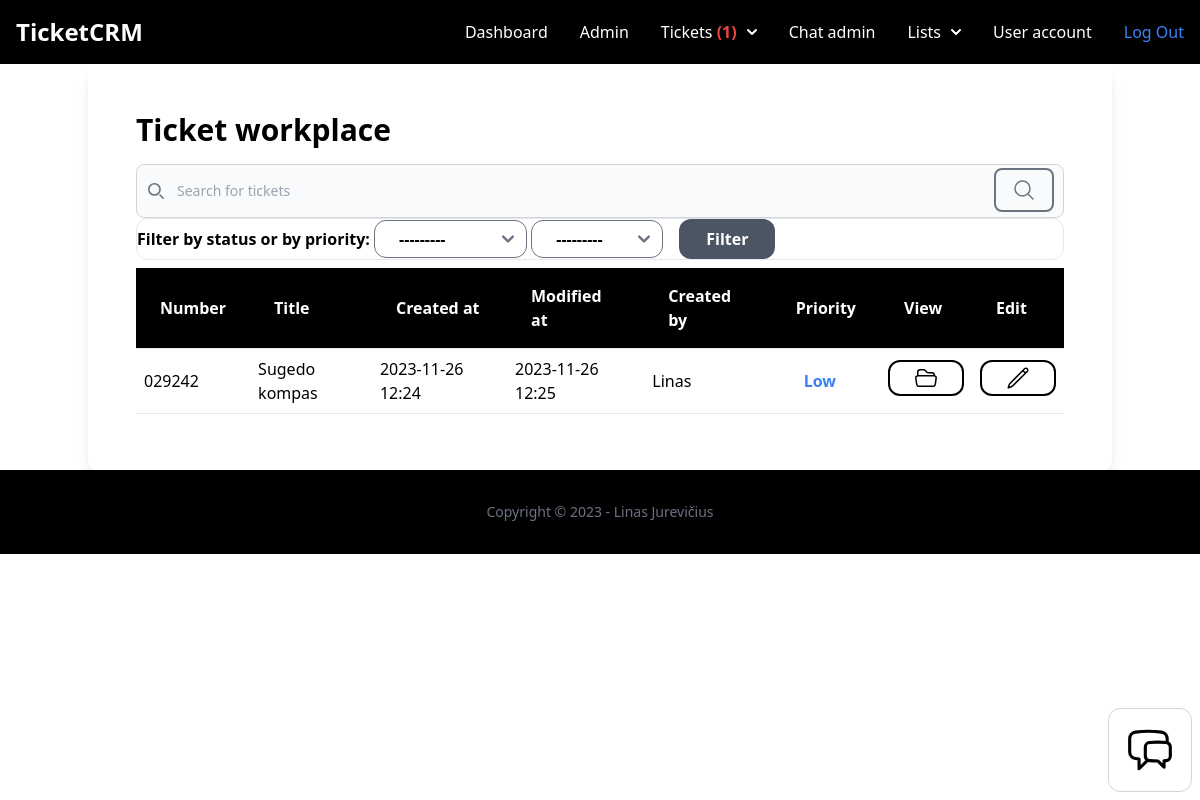
Before: /dashboard/tickets/workspace/ (signed in) with the older database file.
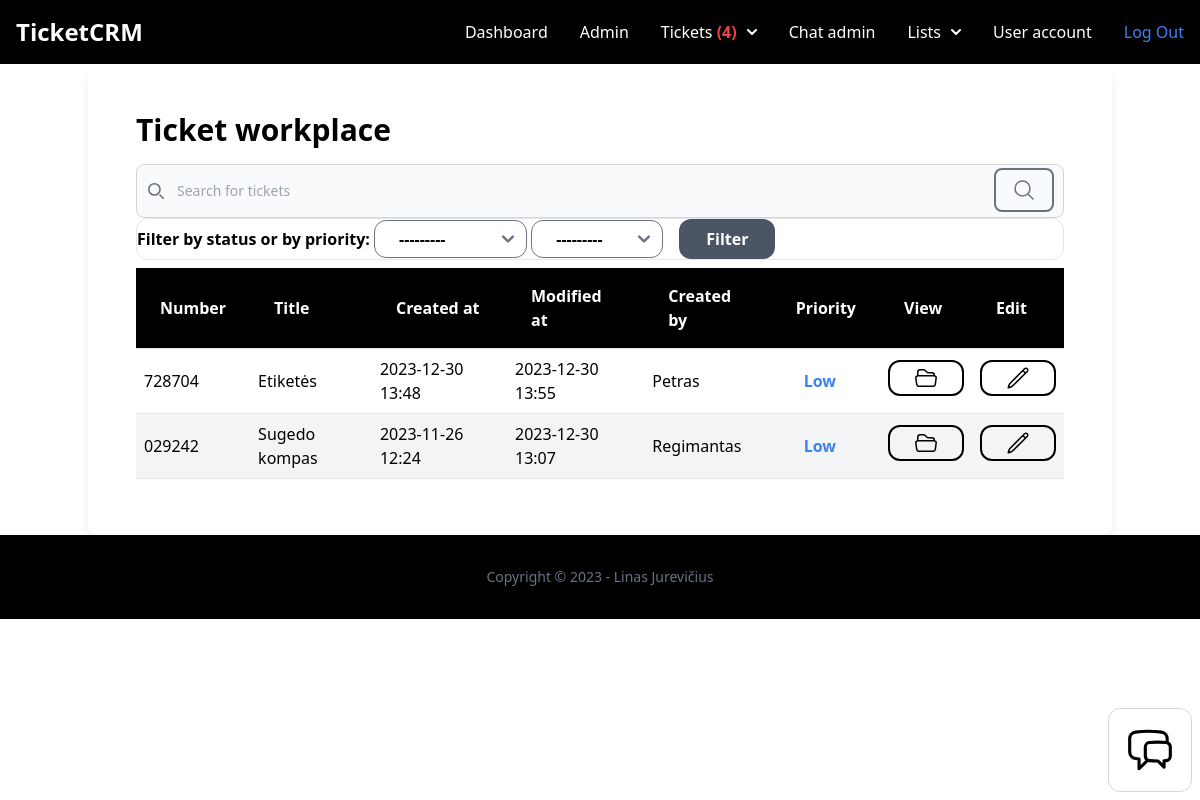
After: the same page with the newer database file.
### ticket/models.py (models this page shows, shortened)
class Ticket(models.Model):
    ACTIVE = 'active'
    COMPLETED = 'completed'
    PENDING = 'pending'
    CHOICES_STATUS = (
        (ACTIVE, 'Active'),
        (COMPLETED, 'Completed'),
        (PENDING, 'Pending'),
    )
    LOW = 'low'
    MEDIUM = 'medium'
    HIGH = 'high'
    CHOICES_PRIORITY = (
        (LOW, 'Low'),
        (MEDIUM, 'Medium'),
        (HIGH, 'High'),
    )
    ticket_number = models.CharField(max_length=15, unique=True)
    title = models.CharField(max_length=100)
    description = models.TextField(blank=True, null=True)
    created_by = models.ForeignKey(User, related_name='tickets', on_delete=models.CASCADE)
    created_at = models.DateTimeField(auto_now_add=True)
    modified_at = models.DateTimeField(auto_now=True)
    assign_to = models.ForeignKey(User, on_delete=models.DO_NOTHING, null=True, blank=True)
    is_resolved = models.BooleanField(default=False)
    accepted_at = models.DateTimeField(null=True, blank=True)
    closed_at = models.DateTimeField(null=True, blank=True)
    status = models.CharField(max_length=15, choices=CHOICES_STATUS, default=PENDING)
    priority = models.CharField(max_length=15, choices=CHOICES_PRIORITY, default=MEDIUM)
    solution = models.TextField(blank=True, null=True)
    class Meta:
        ordering = ['-created_at', 'priority', 'ticket_number']

### user/models.py (models this page shows)
class User(AbstractUser):
    phone = models.TextField(blank=True, null=True)
    is_customer = models.BooleanField(default=True)
    is_manager = models.BooleanField(default=False)

### ticket/views.py (the view)
# urls.py: path('workspace/', views.ticket_workspace, name='workspace'),
@login_required
def ticket_workspace(request):
    if request.user.is_manager:
        tickets = Ticket.objects.filter(assign_to=request.user, is_resolved=False)
        ticketFilter = TicketFilter(request.GET, queryset=Ticket.objects.filter(assign_to=request.user, is_resolved=False))
        return render(request, 'ticket/tickets_workspace.html', {
            'tickets': tickets,
            'filter': ticketFilter,
        })
    else:
        messages.error(request, 'You have no access to the page')
        return redirect('dashboard:index')

### chat/context_processors.py (called while the page is built)
def chat_waiting(request):
    waiting_chat = Room.objects.filter(status='waiting')
    return {'waiting_chat': waiting_chat}

### team/context_processors.py (called while the page is built)
def active_team(request):
    if request.user.is_authenticated:
        if request.user.userprofile.active_team:
            active_team = request.user.userprofile.active_team
        else:
            active_team = Team.objects.filter(created_by=request.user)[0]
    else:
        active_team = None
    return {'active_team': active_team}

### ticket/context_processors.py (called while the page is built)
def pending_tickets(request):
    pending_tickets = 0
    if request.user.is_authenticated:
        if request.user.is_manager:
            pending_tickets = Ticket.objects.filter(status='pending')
        else:
            pending_tickets = pending_tickets
    else:
        pending_tickets = pending_tickets
    return {'pending_tickets': pending_tickets}

def workspace_tickets(request):
    if request.user.is_authenticated:
        workspace_tickets = Ticket.objects.filter(assign_to=request.user, is_resolved=False)
    else:
        workspace_tickets = 0
    return {'workspace_tickets': workspace_tickets}

### ticket/templates/ticket/tickets_workspace.html (shortened to what the changed rows need)
{% extends 'app/base.html'  %}
{% block content %}
<div class="container mx-auto shadow-lg rounded-lg py-6 px-6">
    <div class="py-6 px-6">
        <h1 class="mb-4 font-semibold text-3xl">Ticket workplace</h1>
        <form method="GET" class="w-34 rounded-xl border font-semibold">
            {{ filter.form }}
        </form>
        {% if tickets %}
        <div class="flex flex-col">
            <div class="overflow-x-auto sm:-mx-6 lg:-mx-8">
                <div class="inline-block min-w-full py-2 sm:px-6 lg:px-8">
                    <div class="overflow-hidden">
                        <table class="table-auto text-left w-full sortable">
                            <thead class="border-b bg-black font-semibold text-white dark:border-neutral-500">
                                <tr>
                                    <th scope="col" class="px-6 py-4">Number</th>
                                    <th scope="col" class="px-6 py-4">Title</th>
                                    <th scope="col" class="px-6 py-4">Created at</th>
                                    <th scope="col" class="px-6 py-4">Modified at</th>
                                    <th scope="col" class="px-6 py-4">Created by</th>
                                    <th scope="col" class="px-6 py-4">Priority</th>
                                    <th scope="col" class="px-6 py-4">View</th>
                                    <th scope="col" class="px-6 py-4">Edit</th>
                                </tr>
                            </thead>
                            <tbody>
                                {% for ticket in filter.qs %}
                                <tr class="border-b dark:border-neutral-500 {% cycle 'bg-white' 'bg-gray-100' %}">
                                    <td class="py-2 px-2">{{ ticket.ticket_number }}</td>
                                    <td class="py-2 px-2">{{ ticket.title }}</td>
                                    <td class="py-2 px-2">{{ ticket.created_at|date:"Y-m-d H:i" }}</td>
                                    <td class="py-2 px-2">{{ ticket.modified_at|date:"Y-m-d H:i" }}</td>
                                    <td class="py-2 px-2">{{ ticket.created_by }}</td>
                                    <td class="px-2">
                                        {% if ticket.priority == 'low' %}
                                        <span class="inline-block py-1 px-6 font-semibold text-blue-500 text-center">{{ ticket.get_priority_display }}</span>
                                        {% elif ticket.priority == 'medium' %}
                                        <span class="inline-block py-1 px-6 font-semibold text-green-500 text-center">{{ ticket.get_priority_display }}</span>
                                        {% elif ticket.priority == 'high' %}
                                        <span class="inline-block py-1 px-6 font-semibold text-red-500 text-center">{{ ticket.get_priority_display }}</span>
                                        {% endif %}
                                    </td>
                                    <td class="py-2 px-2"><a href="{% url 'tickets:detail' ticket.id %}" class="inline-block border-2 border-black text-center py-1 px-6 rounded-xl font-semibold text-black">
                                    </a></td>
                                    <td class="py-2 px-2">
                                        {% if not ticket.is_resolved %}
                                        <a href="{% url 'tickets:edit' ticket.id %}" class="inline-block border-2 border-black text-center py-1 px-6 rounded-xl font-semibold text-black">
                                        </a>
                                        {% endif %}
                                    </td>
                                </tr>
                                {% endfor %}
                            </tbody>
                        </table>
                    </div>
                </div>
            </div>
        </div>
        {% else %}
        <p class="mt-6 px-2">There are no tickets in the database yet...</p>
        {% endif %}
    </div>
</div>
    {% endblock %}

Changed rows visible on the page:
added Ticket: ticket_number "728704", title "Etiketės", created_at "2023-12-30 13:48", modified_at "2023-12-30 13:55", created_by "Petras", priority "Low", is_resolved False (drawn)
changed Ticket "Sugedo kompas": modified_at "2023-11-26 12:25" → "2023-12-30 13:07"; created_by "Linas" → "Regimantas"
Other visible differences:
{{ pending_tickets.count }}: "1" → "4"
